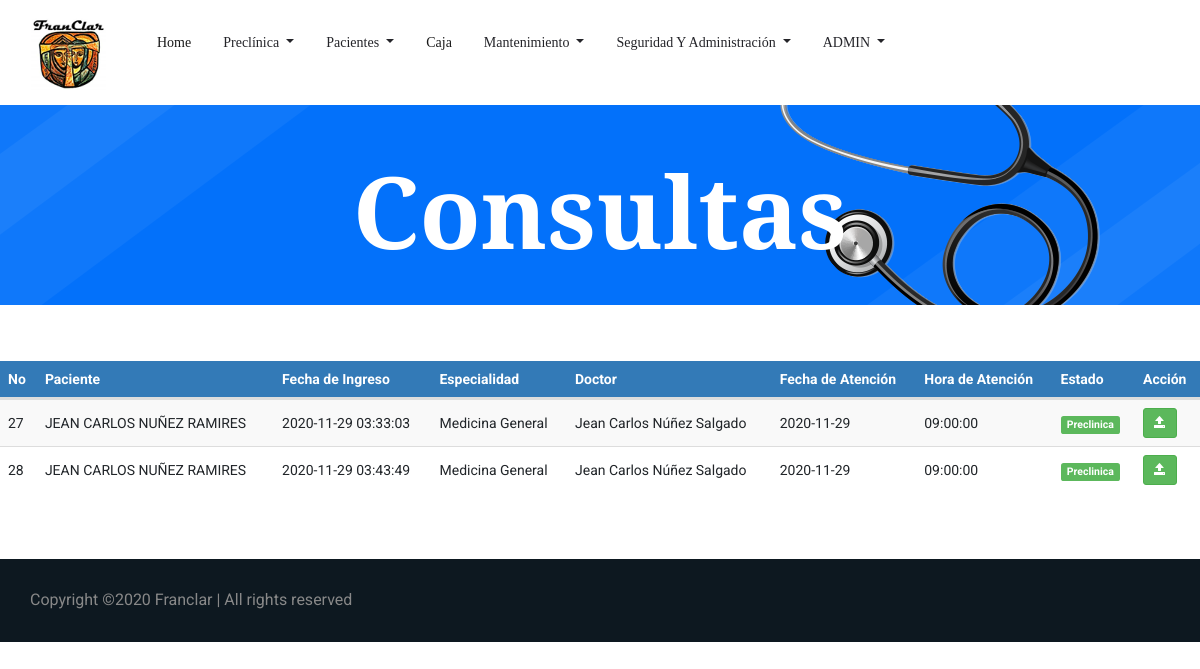
The page /Consulta.php (signed in) on the database as committed earlier.
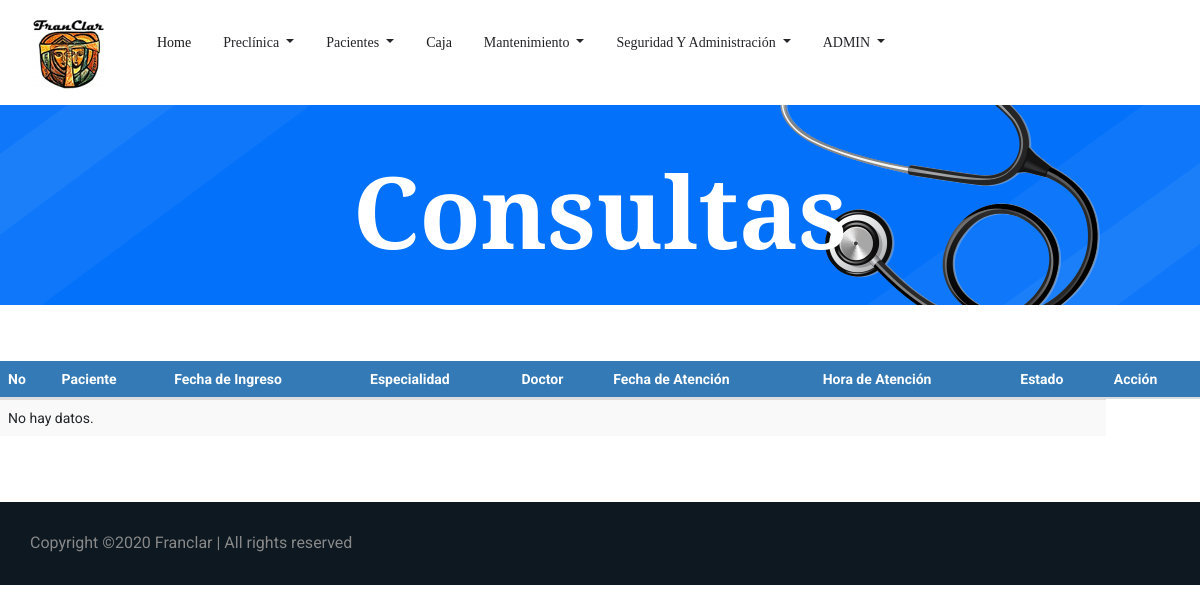
The same page on the database as committed later.
### tables this page shows
CREATE TABLE `tbl_citas` (
  `ID_Cita` bigint(3) NOT NULL,
  `ID_Paciente` int(3) NOT NULL,
  `ID_Usuario` bigint(3) NOT NULL,
  `ID_Empleado` int(3) NOT NULL,
  `ID_Especialidad` int(3) NOT NULL,
  `ID_Estado` int(3) NOT NULL,
  `Fec_Creacion` timestamp NOT NULL DEFAULT current_timestamp(),
  `Fec_Atencion` date NOT NULL,
  `Hora_Atencion` time NOT NULL,
  `Precio` int(5) NOT NULL,
  `Usuario_crea` bigint(3) DEFAULT NULL,
  `Fec_crea` date DEFAULT NULL,
  `Usuario_modif` bigint(3) DEFAULT NULL,
  `Fec_modif` date DEFAULT NULL
);

CREATE TABLE `tbl_pacientes` (
  `ID_Paciente` int(3) NOT NULL,
  `cedula` varchar(13) NOT NULL,
  `ID_Sexo` int(1) NOT NULL,
  `ID_Est_Civil` int(3) NOT NULL,
  `ID_Tipo_Sangre` int(3) NOT NULL,
  `ID_Religion` int(3) NOT NULL,
  `ID_TipoPaciente` int(3) NOT NULL,
  `Nom_Paciente` varchar(255) NOT NULL,
  `Fec_Nacimiento` date NOT NULL,
  `Edad` int(3) NOT NULL,
  `Dir_Paciente` varchar(255) NOT NULL,
  `Tel_Paciente` int(8) NOT NULL,
  `Cel_Paciente` int(8) NOT NULL,
  `Email` varchar(50) NOT NULL,
  `Contacto_Emergencia` varchar(40) NOT NULL,
  `ID_Parentesco` int(3) NOT NULL,
  `Tel_Emergencia` int(8) NOT NULL,
  `Cel_Emergencia` int(8) NOT NULL,
  `Antecedentes_Personales` varchar(500) DEFAULT NULL,
  `Antecedentes_Hospitalarios` varchar(500) DEFAULT NULL,
  `Antecedentes_Alergicos` varchar(500) DEFAULT NULL,
  `Antecedentes_Familiares` varchar(500) DEFAULT NULL,
  `Habitos` varchar(500) DEFAULT NULL,
  `Usuario_crea` bigint(3) DEFAULT NULL,
  `Fec_crea` date DEFAULT NULL,
  `Usuario_modif` bigint(3) DEFAULT NULL,
  `Fec_modif` date DEFAULT NULL
);

CREATE TABLE `tbl_especialidad` (
  `ID_especialidad` int(3) NOT NULL,
  `Descripcion_espec` varchar(30) NOT NULL,
  `Precio` int(5) NOT NULL
);

CREATE TABLE `tbl_empleado` (
  `ID_Empleado` int(3) NOT NULL,
  `Nom_Empleado` varchar(50) NOT NULL,
  `ID_Sexo` int(1) NOT NULL,
  `ID_Est_Civil` int(3) NOT NULL,
  `ID_Cargo` int(3) NOT NULL,
  `ID_Especialidad` int(3) NOT NULL,
  `Cedula` varchar(13) NOT NULL,
  `Fec_Nacimiento` date NOT NULL,
  `Dir_Empleado` varchar(255) NOT NULL,
  `Tel_Empleado` int(8) NOT NULL,
  `Cel_Empleado` int(8) NOT NULL,
  `Salario` int(6) NOT NULL,
  `Usuario_crea` bigint(3) DEFAULT NULL,
  `Fec_crea` date DEFAULT NULL,
  `Usuario_modif` bigint(3) DEFAULT NULL,
  `Fec_modif` date DEFAULT NULL
);

CREATE TABLE `tbl_estado_cita` (
  `ID_Estado` int(3) NOT NULL,
  `Descripcion_est_cita` varchar(10) NOT NULL
);

### Consulta.php (the view, shortened to what this page needs)
<!doctype html>
<html lang="es">
<?php
include 'head.php'
?>
<body>
    <?php
    include 'header.php'
    ?>
    <section class="breadcrumb_part breadcrumb_bg">
        <div class="container">
            <div class="row">
                <div class="col-lg-12">
                    <div class="breadcrumb_iner">
                        <div class="breadcrumb_iner_item">
                            <h2>Consultas</h2>
                        </div>
                    </div>
                </div>
            </div>
        </div>
    </section>
    <br>
	<br>
    <div class="table-responsive">
			<table id="datatableUsuarios" class="table table-striped table-hover" cellspacing="0" width="100%">
            	<thead>
				<tr>
					<th>No</th>
					<th>Paciente</th>
					<th>Fecha de Ingreso</th>
					<th>Especialidad</th>
                    <th>Doctor</th>
                    <th>Fecha de Atención</th>
                    <th>Hora de Atención</th>
                    <th>Estado</th>
				    <th>Acción</th>
				</tr>
				</thead>
				<tbody>
				<?php
				$sql = mysqli_query($con, "SELECT tbl_citas.ID_Cita,
				tbl_pacientes.Nom_Paciente,
				tbl_citas.Fec_Creacion,
				tbl_especialidad.Descripcion_espec,
				tbl_empleado.Nom_Empleado,
				tbl_citas.Fec_Atencion,
				tbl_citas.Hora_Atencion,
				tbl_estado_cita.Descripcion_est_cita FROM tbl_citas
				INNER JOIN tbl_pacientes on tbl_citas.ID_Paciente = tbl_pacientes.ID_Paciente
				INNER JOIN tbl_especialidad on tbl_citas.ID_Especialidad = tbl_especialidad.ID_Especialidad
				INNER JOIN tbl_empleado on tbl_citas.ID_Empleado = tbl_empleado.ID_Empleado
				INNER JOIN tbl_estado_cita on tbl_citas.ID_Estado = tbl_estado_cita.ID_Estado WHERE tbl_estado_cita.ID_Estado = 2");
				if(mysqli_num_rows($sql) == 0){
					echo '<tr><td colspan="8">No hay datos.</td></tr>';
				}else{
					while($row = mysqli_fetch_assoc($sql)){
						echo '
						<tr>
						<td>'.$row['ID_Cita'].'</td>
						<td>'.$row['Nom_Paciente'].'</td>
						<td>'.$row['Fec_Creacion'].'</td>
						<td>'.$row['Descripcion_espec'].'</td>
						<td>'.$row['Nom_Empleado'].'</td>
						<td>'.$row['Fec_Atencion'].'</td>
						<td>'.$row['Hora_Atencion'].'</td>
						<td><span class="label label-success">'.$row['Descripcion_est_cita'].'</span></td>
						<td>
                            <a href="agregarconsulta.php?nik='.$row['ID_Cita'].'" title="Realizar Consulta" class="btn btn-success btn-sm"><span class="glyphicon glyphicon-open" aria-hidden="true"></span></a>
						</td>
						</tr>
						';
					}
				}
				?>
			</table>
		 </div>
         <br>
     <br>
     <br>
    <?php
        include 'Copyright.php'
    ?>
</body>
</html>

Rows that differ between the two databases and show on the page:
no longer on this page (row edited): tbl_citas: ID_Cita "27", ID_Paciente.Nom_Paciente "JEAN CARLOS NUÑEZ RAMIRES", Fec_Creacion "2020-11-29 03:33:03", ID_Especialidad.Descripcion_espec "Medicina General", ID_Empleado.Nom_Empleado "Jean Carlos Núñez Salgado", Fec_Atencion "2020-11-29", Hora_Atencion "09:00:00", ID_Estado.Descripcion_est_cita "Preclinica"
no longer on this page (row edited): tbl_citas: ID_Cita "28", ID_Paciente.Nom_Paciente "JEAN CARLOS NUÑEZ RAMIRES", Fec_Creacion "2020-11-29 03:43:49", ID_Especialidad.Descripcion_espec "Medicina General", ID_Empleado.Nom_Empleado "Jean Carlos Núñez Salgado", Fec_Atencion "2020-11-29", Hora_Atencion "09:00:00", ID_Estado.Descripcion_est_cita "Preclinica"
Other text that changed with them:
text now shown: "No hay datos."
